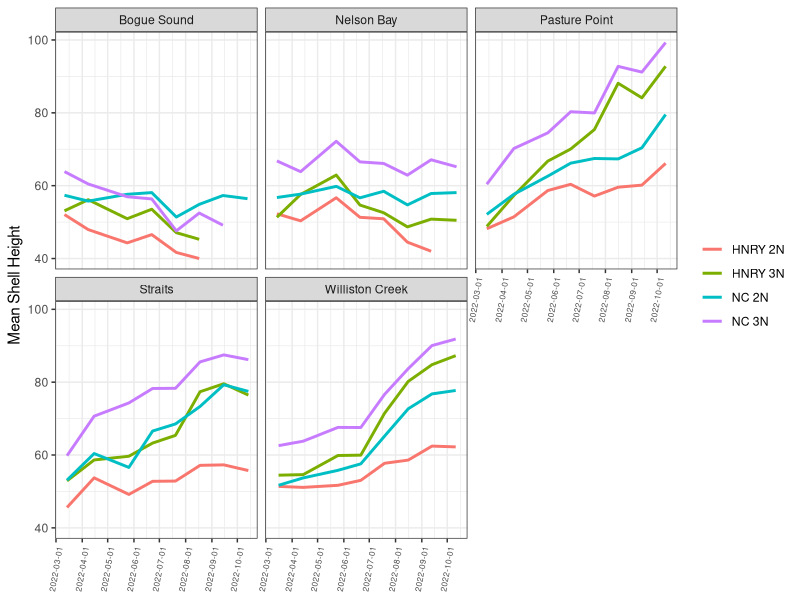
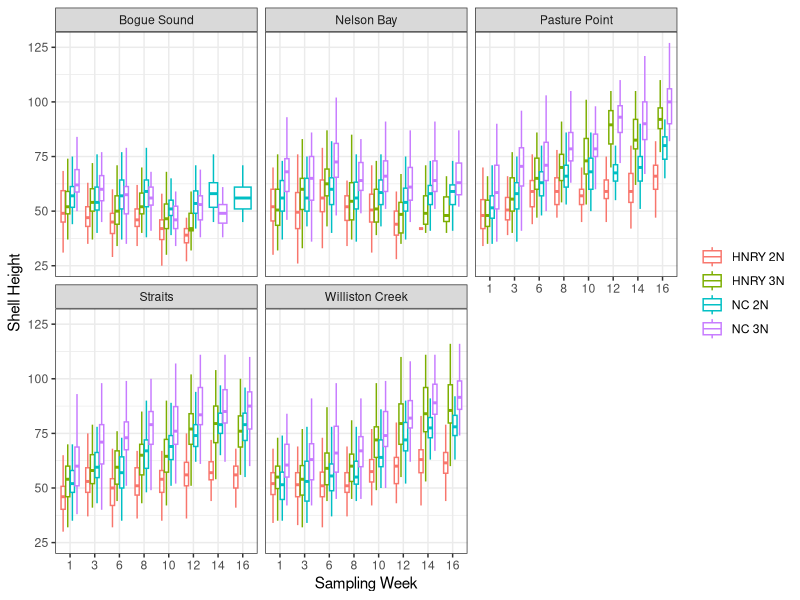

These figures' R source, in order:
## ---- chunk 1
knitr::opts_chunk$set(echo = TRUE)
## ---- chunk 2
library(dplyr)
library(tidyr)
library(ggplot2)
theme_set(theme_bw())
## ---- chunk 3
height <- read.csv("CFRF22heights.csv")
height <- height%>%filter(site!="Wilmington")
height$site <- as.factor(height$site)
height$ploidy <- as.factor(height$ploidy)
height$line <- as.factor(height$line)
height$week <- as.factor(height$week)
height$date <- as.Date(height$date, format = "%m/%d/%Y")
#'height$bag' needs to stay a character vector for now
## ---- chunk 4
height <- height %>% mutate(bag = replace(bag, bag == "128", "65"))
height <- height %>% mutate(bag = replace(bag, bag == "139", "76"))
height <- height %>% mutate(bag = replace(bag, bag == "140", "17"))
height <- height %>% mutate(bag = replace(bag, bag == "125", "85"))
height <- height %>% mutate(bag = replace(bag, bag == "138", "87"))
height <- height %>% mutate(bag = replace(bag, bag == "129", "96"))
## ---- chunk 5
height <- height %>% mutate(bag = replace(bag, bag == "15 and 81", "15"))
height <- height %>% mutate(bag = replace(bag, bag == "47 and 87", "47"))
height <- height %>% mutate(bag = replace(bag, bag == "48 and 84", "48"))
## ---- chunk 6
height <- height %>% mutate(bag = replace(bag, bag == "147 and 43", "147"))
height <- height %>% mutate(bag = replace(bag, bag == "148 and 41", "148"))
height <- height %>% mutate(bag = replace(bag, bag == "149 and 44", "149"))

height$bag <- as.factor(height$bag)
## ---- chunk 7
height <- height[!is.na(height$height),]
## ---- chunk 8
height <- height %>% unite(genotype, c(line, ploidy), sep = " ", remove = FALSE)
## ---- chunk 9
heightmeans <- height %>% group_by(site,date,genotype) %>% summarise(mean(height))
heightmeans <- heightmeans %>% rename(mean = 'mean(height)')
## ---- chunk 10
ggplot(heightmeans, aes(x=date, y=mean, color = genotype)) +
  geom_line(size=1) +
  facet_wrap(~site) +
  scale_x_date(date_breaks = "month") +
  theme(axis.text.x = element_text(angle = 80, vjust = 1, hjust = 1, size = 6)) +
  labs(y = "Mean Shell Height", x = NULL, color = NULL)
## ---- chunk 11
ggplot(height, aes(x=week, y=height, color = genotype)) +
  geom_boxplot(outlier.shape = NA) +
  facet_wrap(~site) +
  labs(y = "Shell Height", x = "Sampling Week", color = NULL)
